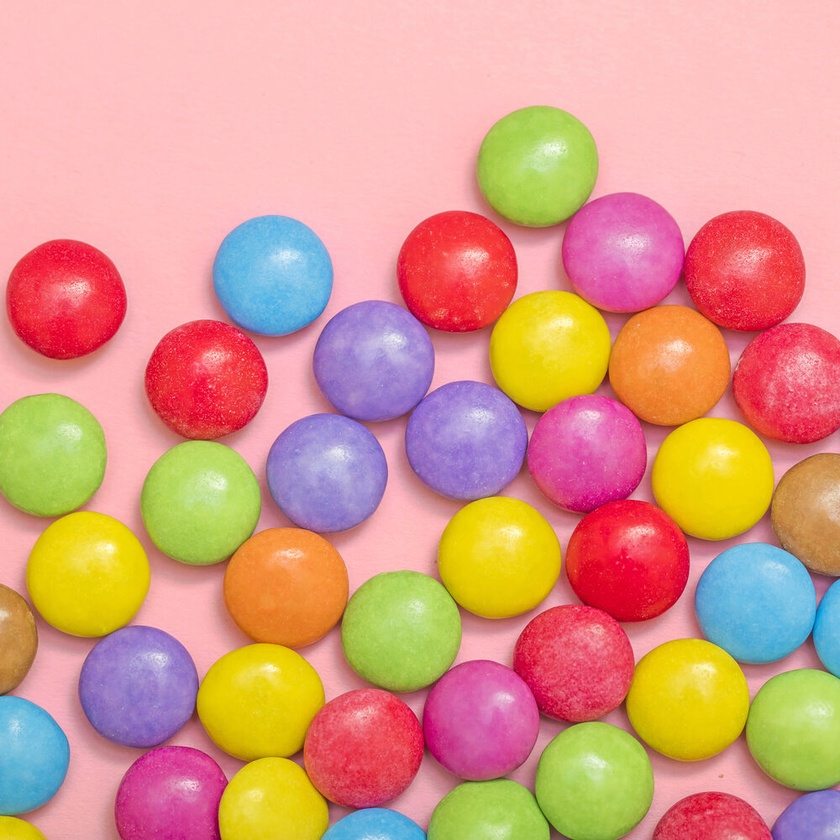
#> input picture smarties.jpg, 840 x 840 px, shrunk from 1000 x 1000 before the run
$ python morphological_transformations.py
#> lines starting #> are read from the running program, lines starting #| are printed output that depends on the picture; after the words box and inside, x2 and y2 are one past the last pixel; in counts of white or black regions, pixels touching at a corner belong together
import cv2
import numpy as np
from matplotlib import pyplot as plt

img = cv2.imread('smarties.jpg', cv2.IMREAD_GRAYSCALE)
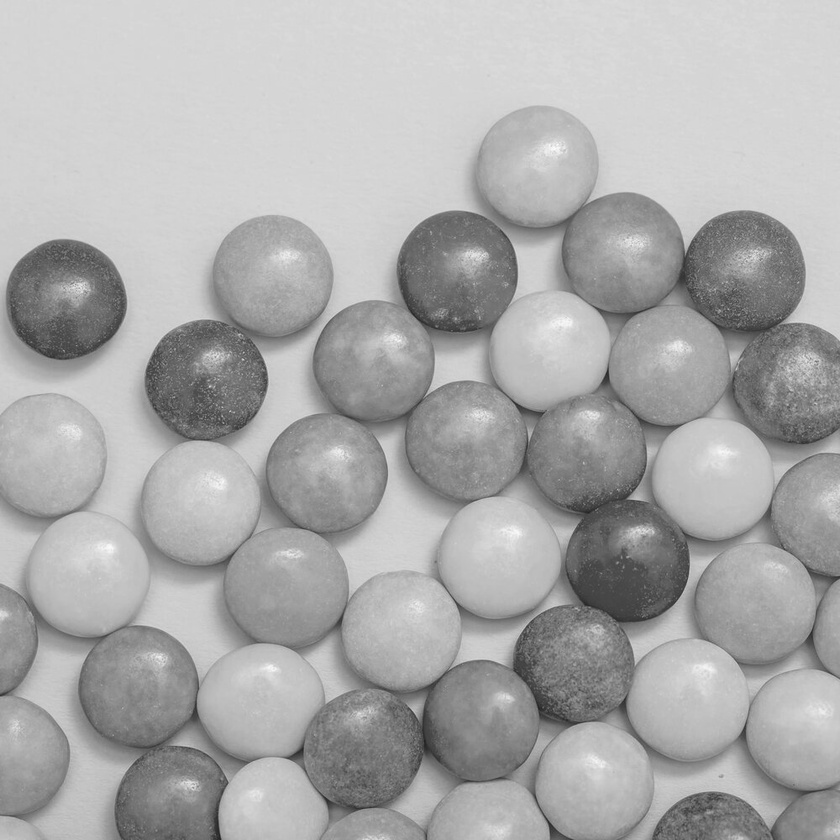
#> img: shape (840, 840); min 34, max 253, mean 171
_, mask = cv2.threshold(img, 220, 255, cv2.THRESH_BINARY_INV)
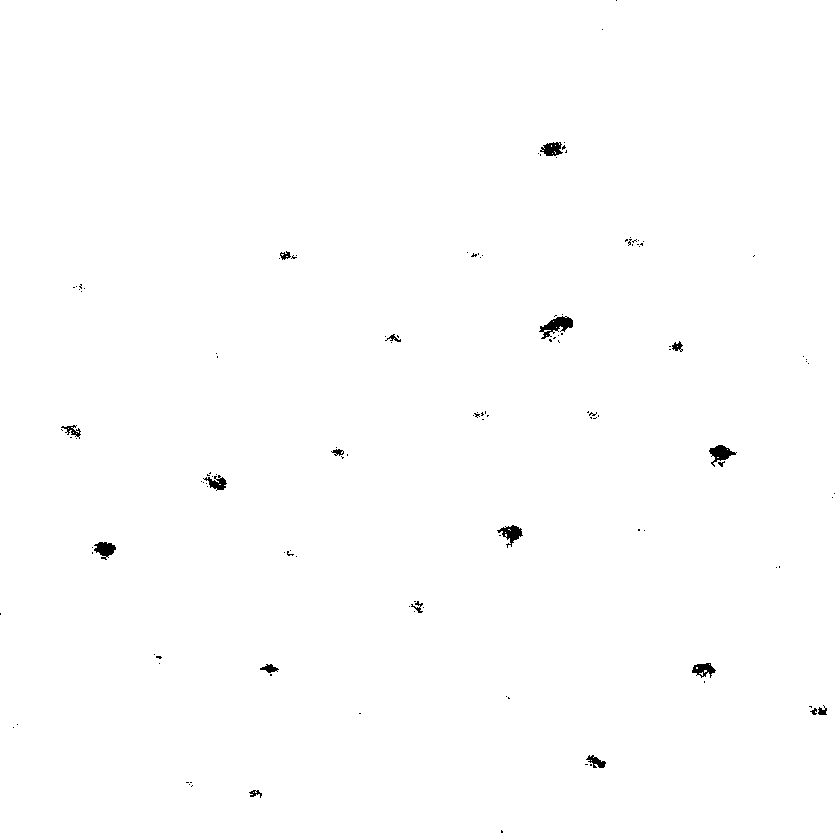
#> mask: shape (840, 840); 99.6% white; 132 black regions (113 under 20 px), largest, box (x1, y1, x2, y2) and area: (539, 316, 573, 339) 364, (709, 445, 737, 467) 272, (497, 525, 523, 548) 256

kernal = np.ones((2,2), np.uint8)
dilation = cv2.dilate(mask,kernal, iterations=5)
#> dilation: shape (840, 840); 100% white; 9 black regions (5 under 20 px), largest, box (x1, y1, x2, y2) and area: (715, 451, 730, 460) 66, (102, 548, 114, 556) 65, (559, 322, 573, 327) 48, (512, 531, 521, 540) 37
erosion = cv2.erode(mask,kernal, iterations=5)
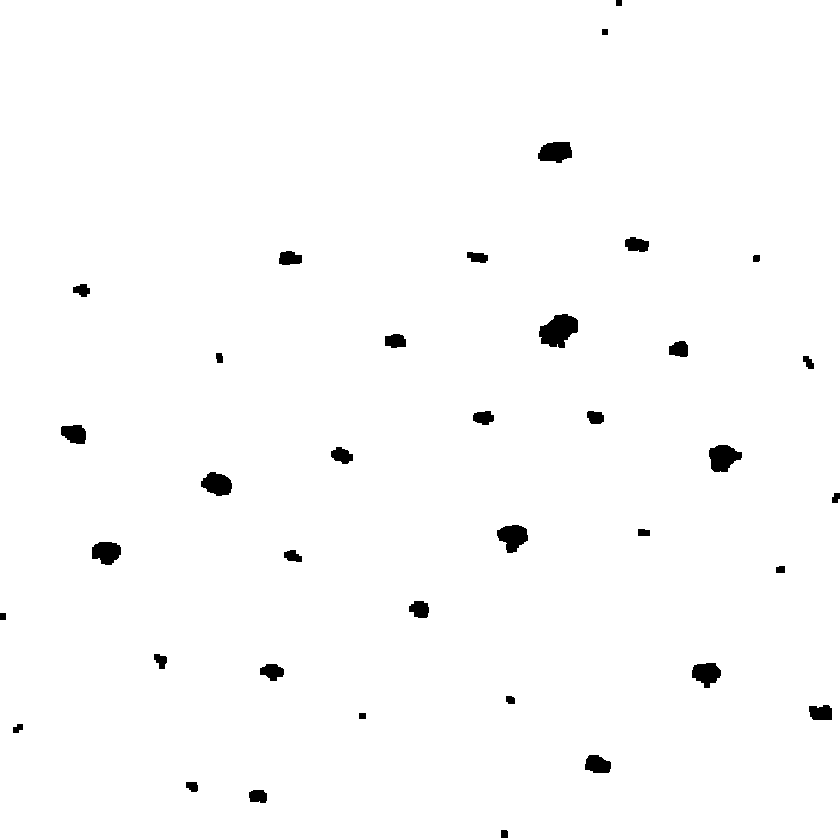
#> erosion: shape (840, 840); 98.7% white; 38 black regions, largest, box (x1, y1, x2, y2) and area: (539, 314, 578, 348) 900, (709, 445, 742, 472) 632, (497, 525, 528, 553) 586
opening = cv2.morphologyEx(mask, cv2.MORPH_OPEN, kernal)
#> opening: shape (840, 840); 99.6% white; 94 black regions (74 under 20 px), largest, box (x1, y1, x2, y2) and area: (540, 315, 574, 340) 382, (710, 446, 738, 468) 301, (498, 526, 524, 549) 270
closing = cv2.morphologyEx(mask, cv2.MORPH_CLOSE, kernal)
#> closing: shape (840, 840); 99.7% white; 46 black regions (28 under 20 px), largest, box (x1, y1, x2, y2) and area: (541, 318, 574, 340) 346, (710, 446, 737, 463) 256, (95, 543, 117, 560) 234
mg = cv2.morphologyEx(mask, cv2.MORPH_GRADIENT, kernal)
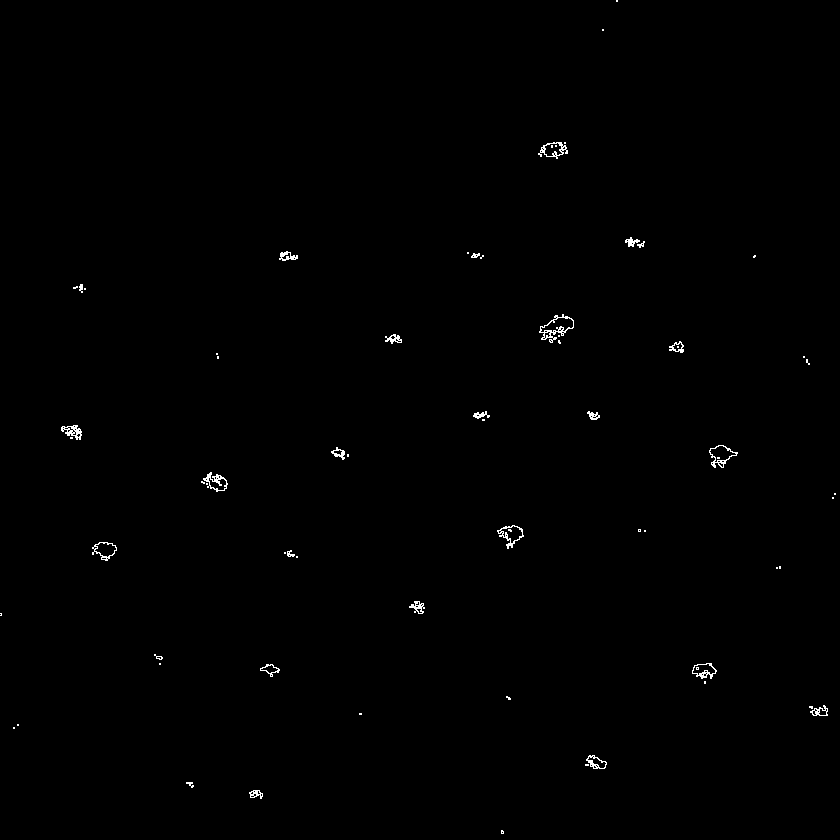
#> mg: shape (840, 840); 0.38% white in thin lines or dots
th = cv2.morphologyEx(mask, cv2.MORPH_TOPHAT, kernal)
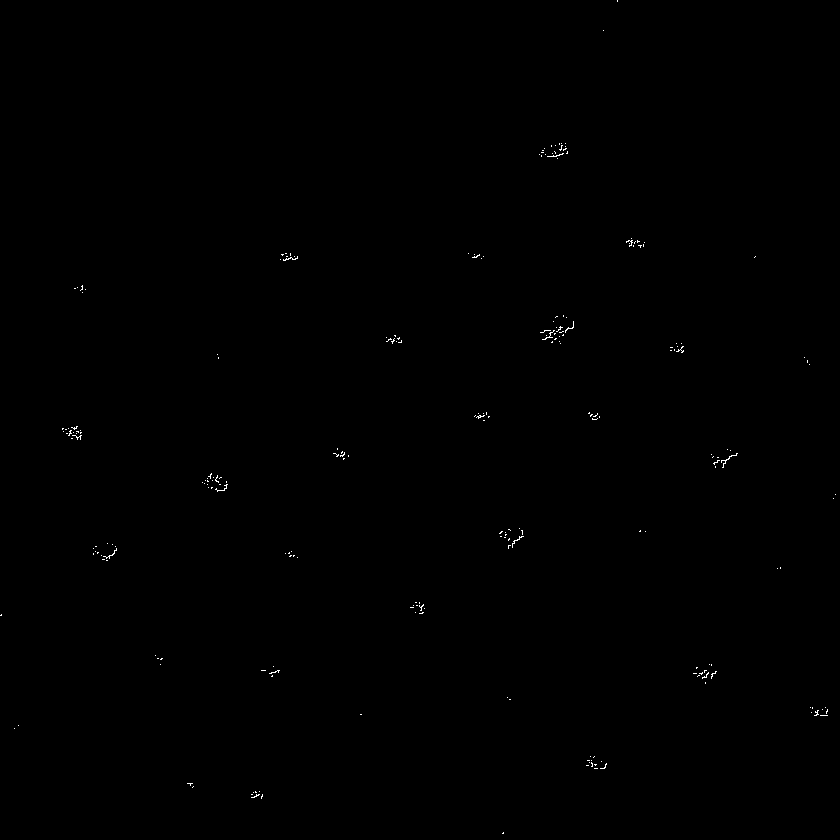
#> th: shape (840, 840); 0.14% white in thin lines or dots

titles = ['image', 'mask', 'dilation', 'erosion', 'opening', 'closing', 'mg', 'th']
images = [img, mask, dilation, erosion, opening, closing, mg, th]

dilation = cv2.dilate(mask, kernal)
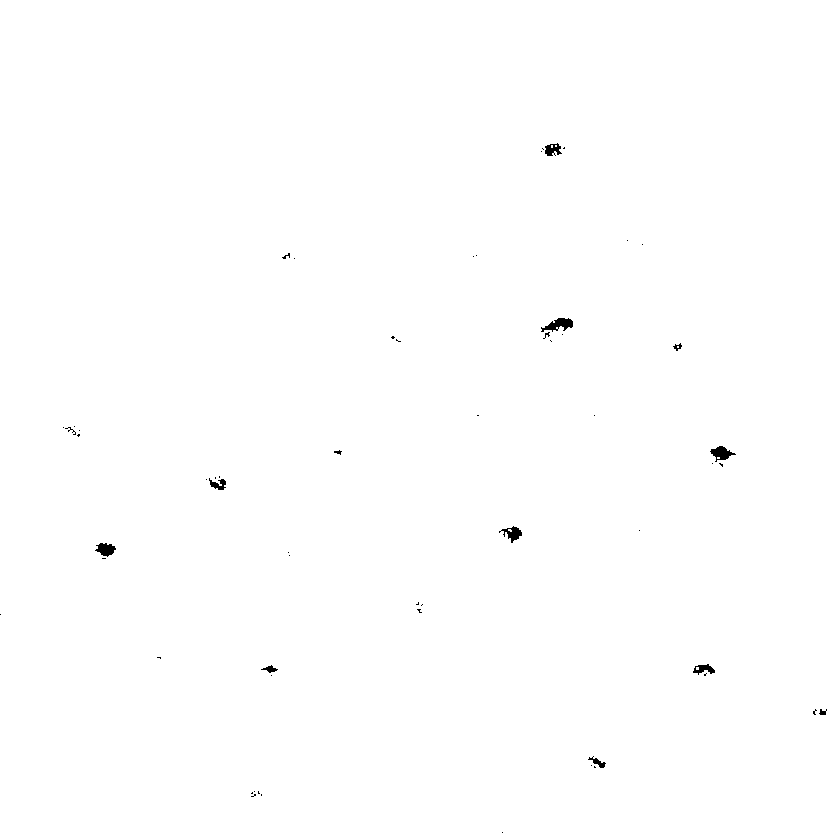
#> dilation: shape (840, 840); 99.8% white; 58 black regions (44 under 20 px), largest, box (x1, y1, x2, y2) and area: (541, 318, 573, 332) 244, (710, 446, 736, 462) 207, (95, 543, 116, 557) 184
for i in range(6):
    plt.subplot(2, 4, i+1), plt.imshow(images[i], 'gray')
    plt.title(titles[i])
    plt.xticks([]), plt.yticks([])

plt.show()
